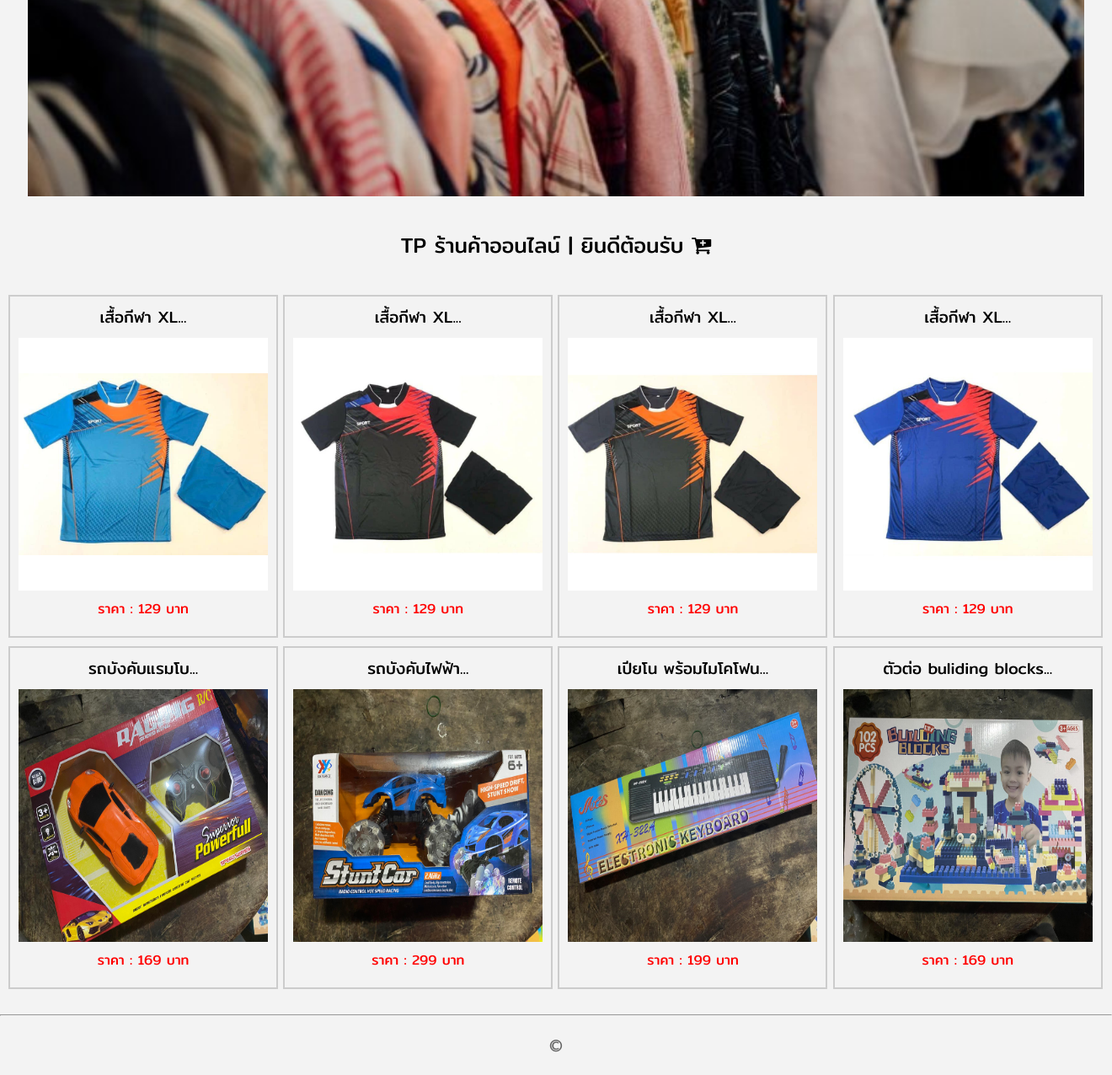
/shop_online/index.php (lower part), run on an earlier commit of the app's database.
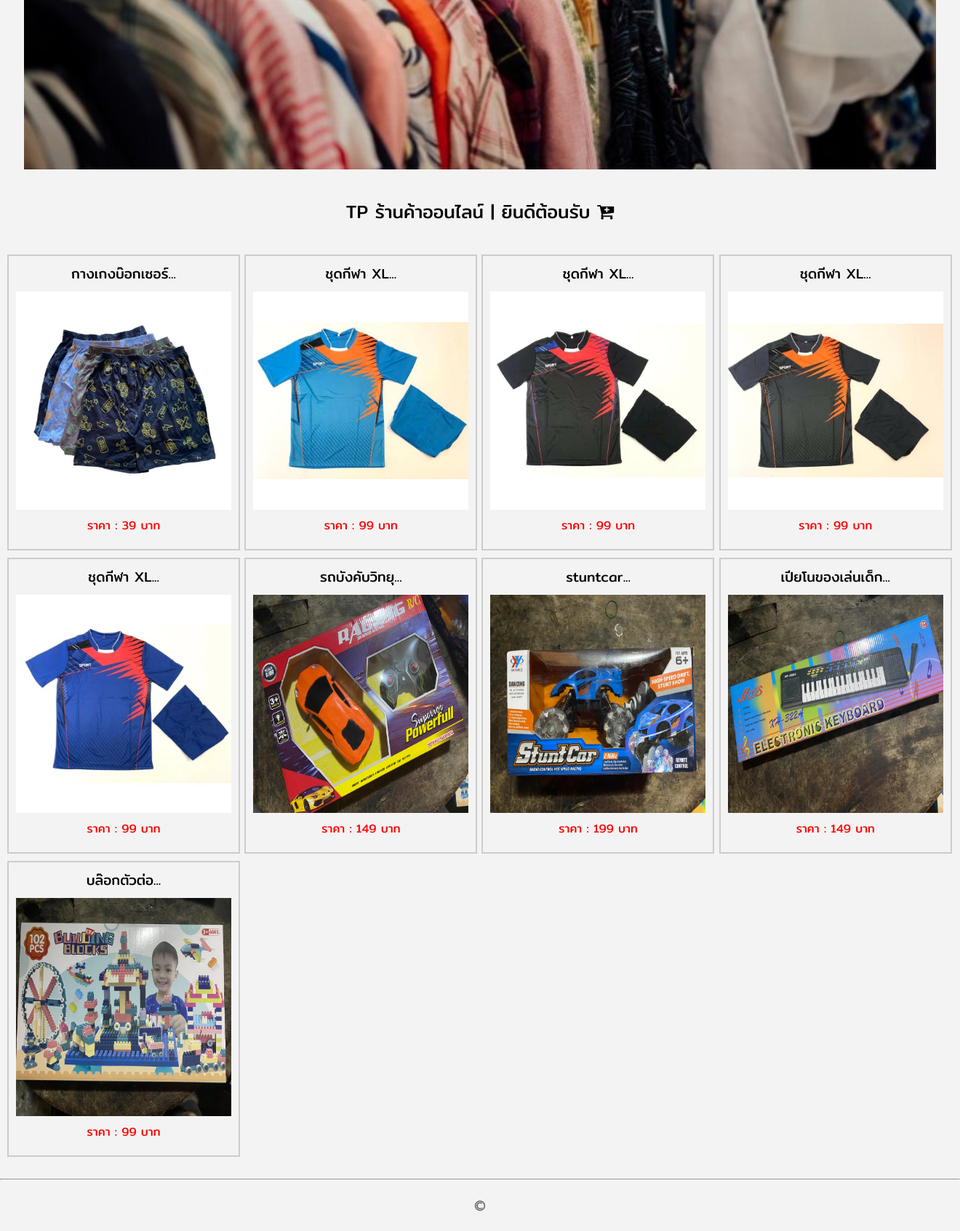
And on a later commit of the database.
### tables this page shows
CREATE TABLE `shop_information` (
  `shop_information_id` int(5) NOT NULL,
  `shop_information_name` varchar(100) NOT NULL,
  `shop_information_email` varchar(100) NOT NULL,
  `shop_information_address` text NOT NULL,
  `shop_information_tel` varchar(10) NOT NULL,
  `shop_information_title` varchar(100) NOT NULL,
  `shop_information_logo` text NOT NULL
);

CREATE TABLE `product` (
  `product_id` int(10) NOT NULL,
  `product_code` varchar(10) NOT NULL,
  `product_name` varchar(200) NOT NULL,
  `product_detail` text NOT NULL,
  `product_img1` text NOT NULL,
  `product_img2` text DEFAULT NULL,
  `product_img3` text DEFAULT NULL,
  `product_img4` text DEFAULT NULL,
  `product_price` int(9) NOT NULL,
  `product_stock` int(6) NOT NULL,
  `category_id` int(10) NOT NULL
);

### shop_online/index.php (the view, shortened to what this page needs)
<?php
    require_once('connections/mysqli.php');
    $strSQL = "SELECT * FROM shop_information";
    $objQuery = mysqli_query($Connection,$strSQL);
    $objResult = mysqli_fetch_array($objQuery,MYSQLI_ASSOC);
    $strSQL2 = "SELECT * FROM product ORDER BY product_id DESC";
    $objQuery2 = mysqli_query($Connection,$strSQL2);
?>
<!DOCTYPE html>
<html lang="en">
<head>
  <link rel="stylesheet" href="https://cdnjs.cloudflare.com/ajax/libs/font-awesome/4.7.0/css/font-awesome.min.css">
  <link rel="stylesheet" type="text/css" href="assets/css/body.css">
  <link rel="stylesheet" type="text/css" href="assets/css/navigationbar.css">
  <link rel="stylesheet" type="text/css" href="assets/css/shop.css">
</head>
<body>
  <div class="shop_div_1_1">
    <div class="slideshow-container">
      <div class="mySlides fade">
        <img src="images/slideshow/sl1.jpg" width="100%" height="800px">
      </div>
    </div>
  </div>
  <div class="shop_div_2">
    <span class="shop_span_7_3"><?php echo $objResult['shop_information_name']; ?> | ยินดีต้อนรับ <i class="fa fa-cart-plus"></i></span>
  </div>
  <div class="shop_div_1">
    <?php
    while ($objResult2 = mysqli_fetch_array($objQuery2,MYSQLI_ASSOC)) {
    ?>
    <a class="shop_a_1" href="product.php?product_code=<?php echo $objResult2["product_code"];?>">
      <span class="shop_span_1">
        <span class="shop_span_1_1"><?php echo iconv_substr($objResult2["product_name"], 0, 25, "UTF-8");?>...</span>
        <span class="shop_span_1_2"><img width="100%" height="300" src="images/product/<?php echo $objResult2["product_img1"];?>"></span>
        <span class="shop_span_1_3">ราคา : <?php echo $objResult2["product_price"]; ?> บาท</span>
      </span>
    </a>
    <?php
    }
    ?>
  </div>
  <hr>
  <?php include 'includes/footer.php';?>
</body>
</html>

### shop_online/includes/footer.php
<div class="shop_div_2">
  <span class="shop_span_2"> &copy; </span>
</div>

### shop_online/assets/css/body.css (style rules this page uses)
body { font-family: mitrregular; background-color: #f3f3f3; margin-left: 0px; margin-top: 0px; margin-right: 0px; margin-bottom: 0px; }

### shop_online/assets/css/shop.css (style rules this page uses)
div.shop_div_1 { display: block; margin: auto; margin-top: 40px; margin-bottom: 20px; padding-left: 5px; padding-right: 5px; width: 1300px; }
div.shop_div_1_1 { display: block; margin: auto; margin-top: 20px; margin-bottom: 20px; width: 100%; }
div.shop_div_2 { display: block; margin: auto; margin-top: 20px; margin-bottom: 20px; text-align: center; }
span.shop_span_1 { display: inline-block; vertical-align: text-top; width: 296px; padding: 10px; border: 2px solid #CCC; margin: 0px 0px 10px 0px; text-align: center; }
span.shop_span_1_1 { display: block; margin-bottom: 10px; font-size: 19px; }
span.shop_span_1_2 { display: block; margin-bottom: 10px; }
span.shop_span_1_3 { display: block; margin-bottom: 10px; color: red; }
span.shop_span_2 { display: block; color: #666; font-size: 20px; }
span.shop_span_7_3 { display: block; color: #000; font-size: 25px; margin-top: 40px; }
a.shop_a_1:link, a.shop_a_1:visited, a.shop_a_1:hover, a.shop_a_1:active { color: #000; text-decoration: none; }

### shop_online/index.php (style rules this page uses)
img { vertical-align: middle; }
.mySlides { display: none; }
.slideshow-container { max-width: 95%; position: relative; margin: auto; }
.fade { -webkit-animation-name: fade; -webkit-animation-duration: 1.5s; animation-name: fade; animation-duration: 1.5s; }

What changed in the data, as far as the page shows it:
removed product: product_name "เปียโน พร้อมไมโคโฟน", product_img1 (picture), product_price "199"
removed product: product_name "ตัวต่อ buliding blocks", product_img1 (picture), product_price "169"
added product: product_name "กางเกงบ๊อกเซอร์", product_img1 (picture), product_price "39"
added product: product_name "ชุดกีฬา XL", product_img1 (picture), product_price "99"
added product: product_name "ชุดกีฬา XL", product_img1 (picture), product_price "99"
changed product (number 4 of 9 on the later page): product_name "เสื้อกีฬา XL" → "ชุดกีฬา XL"; product_img1: a different picture; product_price "129" → "99"
changed product (number 5 of 9 on the later page): product_name "เสื้อกีฬา XL" → "ชุดกีฬา XL"; product_img1: a different picture; product_price "129" → "99"
changed product: product_name "เสื้อกีฬา XL" → "รถบังคับวิทยุ"; product_img1: a different picture; product_price "129" → "149"
changed product: product_name "เสื้อกีฬา XL" → "stuntcar"; product_img1: a different picture; product_price "129" → "199"
changed product: product_name "รถบังคับแรมโบ" → "เปียโนของเล่นเด็ก"; product_img1: a different picture; product_price "169" → "149"
changed product: product_name "รถบังคับไฟฟ้า" → "บล๊อกตัวต่อ"; product_img1: a different picture; product_price "299" → "99"
